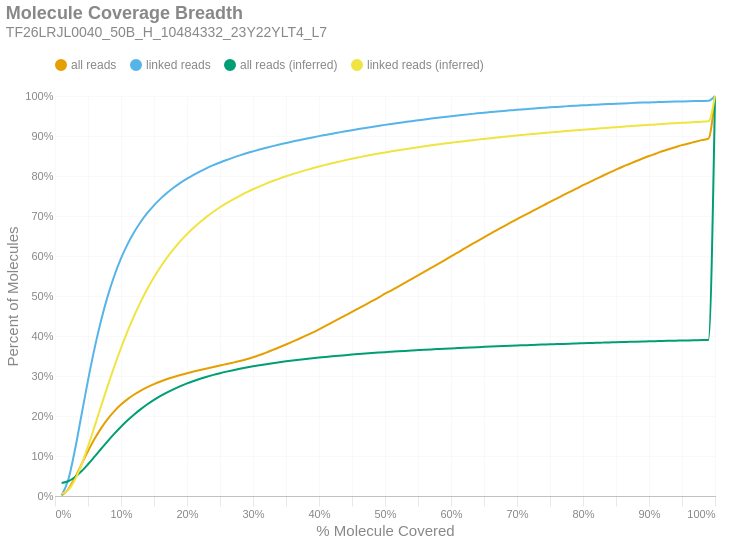

The notebook cell saved with this chart:
### Markdown cell above
### Molecule Read Coverage
This chart shows molecule coverage breadth as computed by the number of bases aligned to that molecule. In other words, "*how much of each unique long molecule is actually sequenced/aligned?*" Keep in mind there is a distinction between sequences and alignments, since some sequences belonging to a particular molecule may not align well and wouldn't appear in the alignment data. This chart also shows molecule coverage breadth as computed by the *inferred fragment* from which the aligned sequences originate. Unlike read coverage, this calculation takes into account the total insert size, including unsequenced gaps between the forward and reverse reads. Like the previous figures, these are cumulative percents.

### Code cell
if SKIPLR:
    print_html(f"Skipped")
else:
    binned_df = consolidated_hist(valids['coverage_bp'], mask, 0.01, True)
    binned_df_inf = consolidated_hist(valids['coverage_inserts'], mask, 0.01, True)
    binned_df = binned_df.with_columns(pl.lit(binned_df_inf['all reads (cumsum)']).alias('all reads (inferred)'))
    binned_df = binned_df.with_columns(pl.lit(binned_df_inf['linked reads (cumsum)']).alias('linked reads (inferred)'))
    binned_df = binned_df.with_columns(
        (pl.col('bin').cast(pl.Float64) + 0.01).alias('right_edge')
    )

    with SafeRender(binned_df):
        (
            density_plot(binned_df, 'Molecule Coverage Breadth', samplename, 'molcov', ['all reads (inferred)','linked reads (inferred)'])
            .encode(
                #x=alt.X('bin:Q', title="% Molecule Covered").axis(format = '%').scale(padding=0),
                x=alt.X('right_edge:Q', title="% Molecule Covered").axis(format='%').scale(padding=0),
                y=alt.Y('value:Q', title='Percent of Molecules')
                    .axis(format='%')
                    .stack(False)
                    .scale(domainMin=0, padding=0),
                color=alt.Color("key:N").scale(domain = ["all reads", "linked reads", "all reads (inferred)", "linked reads (inferred)"]),
                tooltip = [
                    alt.Tooltip("key:N", title = "Data Type"),
                    alt.Tooltip("range_label:N", title="% Molecule Covered"),
                    alt.Tooltip("value:Q", format = ".2%", title="% Molecules")
                ]
            )
        ).display()

### Figure 1 — Vega-Lite specification as saved in the notebook (floating-point values rounded to 4 significant figures)
{"width": "container", "height": 400, "config": {"title": {"anchor": "start", "dy": -15, "fontSize": 18, "color": "#888888", "subtitleColor": "#888888", "subtitleFontSize": 14}, "arc": {"fill": "#0072B2"}, "axis": {"domainColor": "#888888", "domainWidth": 0.5, "gridWidth": 0.2, "grid": false, "titleFontWeight": 400, "titleFontSize": 15, "labelFontSize": 11, "labelColor": "#888888", "tickColor": "#888888", "tickWidth": 0.2, "titleColor": "#888888"}, "axisBand": {"grid": false}, "axisX": {"grid": true, "tickSize": 10, "domainCap": "round"}, "axisY": {"domain": false, "grid": true, "tickSize": 0, "domainCap": "round"}, "background": "transparent", "header": {"labelFontSize": 15, "labelColor": "#888888", "titleFontSize": 15, "titleFontWeight": 600, "titleColor": "#888888"}, "legend": {"labelFont": "sans-serif", "labelFontSize": 12, "labelColor": "#888888", "symbolSize": 100, "symbolType": "circle", "titleFontSize": 12, "titlePadding": 10, "titleColor": "#888888", "title": null, "orient": "top"}, "range": {"category": ["#E69F00", "#56B4E9", "#009E73", "#F0E442", "#0072B2", "#D55E00", "#CC79A7", "#000000"], "diverging": ["#cfe8f3", "#a2d4ec", "#73bfe2", "#46abdb", "#1696d2", "#12719e"]}, "area": {"fill": "#0072B2", "fillOpacity": 0.7, "line": true, "strokeOpacity": 0.7}, "line": {"color": "#0072B2", "stroke": "#0072B2", "strokeWidth": 2}, "trail": {"color": "#0072B2", "stroke": "#0072B2", "strokeWidth": 0, "size": 1}, "point": {"filled": true, "fillOpacity": 1.0, "size": 95}, "text": {"color": "#888888", "fontSize": 11, "align": "right", "fontWeight": 400, "size": 11}, "bar": {"fill": "#0072B2", "stroke": null}, "view": {"stroke": null, "continuousWidth": 660, "continuousHeight": 400}}, "data": {"name": "data-e6aecf6a96a7cdbd6ae096a512fe6d0e"}, "mark": {"type": "line", "interpolate": "monotone", "point": {"opacity": 0, "size": 275}}, "encoding": {"color": {"field": "key", "scale": {"domain": ["all reads", "linked reads", "all reads (inferred)", "linked reads (inferred)"]}, "type": "nominal"}, "tooltip": [{"field": "key", "title": "Data Type", "type": "nominal"}, {"field": "range_label", "title": "% Molecule Covered", "type": "nominal"}, {"field": "value", "format": ".2%", "title": "% Molecules", "type": "quantitative"}], "x": {"axis": {"format": "%"}, "field": "right_edge", "scale": {"padding": 0}, "title": "% Molecule Covered", "type": "quantitative"}, "y": {"axis": {"format": "%"}, "field": "value", "scale": {"domainMin": 0, "padding": 0}, "stack": false, "title": "Percent of Molecules", "type": "quantitative"}}, "params": [{"name": "param_c36ac31b6afebe62", "select": {"type": "point", "fields": ["key"]}, "bind": "legend"}], "title": {"text": "Molecule Coverage Breadth", "subtitle": "TF26LRJL0040_50B_H_10484332_23Y22YLT4_L7"}, "transform": [{"fold": ["all reads (cumsum)", "linked reads (cumsum)", "all reads (inferred)", "linked reads (inferred)"]}, {"calculate": "replace(datum.key, ' (cumsum)', '')", "as": "key"}, {"filter": {"param": "param_c36ac31b6afebe62"}}], "usermeta": {"embedOptions": {"downloadFileName": "TF26LRJL0040_50B_H_10484332_23Y22YLT4_L7.molcov"}}, "$schema": "https://vega.github.io/schema/vega-lite/v6.4.1.json", "datasets": {"data-e6aecf6a96a7cdbd6ae096a512fe6d0e": [{"bin": "0.0", "interval": "0.0-0.01", "all reads": 0.001161, "linked reads": 0.002202, "all reads (cumsum)": 0.001161, "linked reads (cumsum)": 0.002202, "range_label": "0.0-0.01", "all reads (inferred)": 0.03272, "linked reads (inferred)": 0.005309, "right_edge": 0.01}, {"bin": "0.01", "interval": "0.01-0.02", "all reads": 0.01536, "linked reads": 0.03796, "all reads (cumsum)": 0.01652, "linked reads (cumsum)": 0.04016, "range_label": "0.01-0.02", "all reads (inferred)": 0.03683, "linked reads (inferred)": 0.0146, "right_edge": 0.02}, {"bin": "0.02", "interval": "0.02-0.03", "all reads": 0.02859, "linked reads": 0.07347, "all reads (cumsum)": 0.04511, "linked reads (cumsum)": 0.1136, "range_label": "0.02-0.03", "all reads (inferred)": 0.04695, "linked reads (inferred)": 0.04004, "right_edge": 0.03}, {"bin": "0.03", "interval": "0.03-0.04", "all reads": 0.0336, "linked reads": 0.08762, "all reads (cumsum)": 0.07871, "linked reads (cumsum)": 0.2013, "range_label": "0.03-0.04", "all reads (inferred)": 0.06166, "linked reads (inferred)": 0.07797, "right_edge": 0.04}, {"bin": "0.04", "interval": "0.04-0.05", "all reads": 0.03355, "linked reads": 0.08784, "all reads (cumsum)": 0.1123, "linked reads (cumsum)": 0.2891, "range_label": "0.04-0.05", "all reads (inferred)": 0.07936, "linked reads (inferred)": 0.1239, "right_edge": 0.05}, {"bin": "0.05", "interval": "0.05-0.06", "all reads": 0.03068, "linked reads": 0.08052, "all reads (cumsum)": 0.1429, "linked reads (cumsum)": 0.3696, "range_label": "0.05-0.06", "all reads (inferred)": 0.09853, "linked reads (inferred)": 0.1741, "right_edge": 0.06}, {"bin": "0.06", "interval": "0.06-0.07", "all reads": 0.02683, "linked reads": 0.0704, "all reads (cumsum)": 0.1698, "linked reads (cumsum)": 0.44, "range_label": "0.06-0.07", "all reads (inferred)": 0.1182, "linked reads (inferred)": 0.2255, "right_edge": 0.07}, {"bin": "0.07", "interval": "0.07-0.08", "all reads": 0.02299, "linked reads": 0.06035, "all reads (cumsum)": 0.1928, "linked reads (cumsum)": 0.5004, "range_label": "0.07-0.08", "all reads (inferred)": 0.1374, "linked reads (inferred)": 0.276, "right_edge": 0.08}, {"bin": "0.08", "interval": "0.08-0.09", "all reads": 0.01943, "linked reads": 0.05096, "all reads (cumsum)": 0.2122, "linked reads (cumsum)": 0.5513, "range_label": "0.08-0.09", "all reads (inferred)": 0.1558, "linked reads (inferred)": 0.3244, "right_edge": 0.09}, {"bin": "0.09", "interval": "0.09-0.1", "all reads": 0.01628, "linked reads": 0.04264, "all reads (cumsum)": 0.2285, "linked reads (cumsum)": 0.594, "range_label": "0.09-0.1", "all reads (inferred)": 0.1731, "linked reads (inferred)": 0.37, "right_edge": 0.1}, {"bin": "0.1", "interval": "0.1-0.11", "all reads": 0.01367, "linked reads": 0.03574, "all reads (cumsum)": 0.2422, "linked reads (cumsum)": 0.6297, "range_label": "0.1-0.11", "all reads (inferred)": 0.1892, "linked reads (inferred)": 0.4122, "right_edge": 0.11}, {"bin": "0.11", "interval": "0.11-0.12", "all reads": 0.01156, "linked reads": 0.03012, "all reads (cumsum)": 0.2537, "linked reads (cumsum)": 0.6598, "range_label": "0.11-0.12", "all reads (inferred)": 0.2039, "linked reads (inferred)": 0.4508, "right_edge": 0.12}, {"bin": "0.12", "interval": "0.12-0.13", "all reads": 0.009926, "linked reads": 0.02572, "all reads (cumsum)": 0.2636, "linked reads (cumsum)": 0.6855, "range_label": "0.12-0.13", "all reads (inferred)": 0.2172, "linked reads (inferred)": 0.486, "right_edge": 0.13}, {"bin": "0.13", "interval": "0.13-0.14", "all reads": 0.008566, "linked reads": 0.022, "all reads (cumsum)": 0.2722, "linked reads (cumsum)": 0.7075, "range_label": "0.13-0.14", "all reads (inferred)": 0.2293, "linked reads (inferred)": 0.5179, "right_edge": 0.14}, {"bin": "0.14", "interval": "0.14-0.15", "all reads": 0.007517, "linked reads": 0.01914, "all reads (cumsum)": 0.2797, "linked reads (cumsum)": 0.7267, "range_label": "0.14-0.15", "all reads (inferred)": 0.2404, "linked reads (inferred)": 0.5469, "right_edge": 0.15}, {"bin": "0.15", "interval": "0.15-0.16", "all reads": 0.006645, "linked reads": 0.01675, "all reads (cumsum)": 0.2864, "linked reads (cumsum)": 0.7434, "range_label": "0.15-0.16", "all reads (inferred)": 0.2503, "linked reads (inferred)": 0.573, "right_edge": 0.16}, {"bin": "0.16", "interval": "0.16-0.17", "all reads": 0.005951, "linked reads": 0.01481, "all reads (cumsum)": 0.2923, "linked reads (cumsum)": 0.7582, "range_label": "0.16-0.17", "all reads (inferred)": 0.2593, "linked reads (inferred)": 0.5966, "right_edge": 0.17}, {"bin": "0.17", "interval": "0.17-0.18", "all reads": 0.005352, "linked reads": 0.01306, "all reads (cumsum)": 0.2977, "linked reads (cumsum)": 0.7713, "range_label": "0.17-0.18", "all reads (inferred)": 0.2674, "linked reads (inferred)": 0.6178, "right_edge": 0.18}, {"bin": "0.18", "interval": "0.18-0.19", "all reads": 0.004886, "linked reads": 0.01165, "all reads (cumsum)": 0.3026, "linked reads (cumsum)": 0.7829, "range_label": "0.18-0.19", "all reads (inferred)": 0.2747, "linked reads (inferred)": 0.6372, "right_edge": 0.19}, {"bin": "0.19", "interval": "0.19-0.2", "all reads": 0.00448, "linked reads": 0.01045, "all reads (cumsum)": 0.307, "linked reads (cumsum)": 0.7934, "range_label": "0.19-0.2", "all reads (inferred)": 0.2814, "linked reads (inferred)": 0.6547, "right_edge": 0.2}, {"bin": "0.2", "interval": "0.2-0.21", "all reads": 0.004151, "linked reads": 0.009498, "all reads (cumsum)": 0.3112, "linked reads (cumsum)": 0.8029, "range_label": "0.2-0.21", "all reads (inferred)": 0.2875, "linked reads (inferred)": 0.6707, "right_edge": 0.21}, {"bin": "0.21", "interval": "0.21-0.22", "all reads": 0.003922, "linked reads": 0.008618, "all reads (cumsum)": 0.3151, "linked reads (cumsum)": 0.8115, "range_label": "0.21-0.22", "all reads (inferred)": 0.293, "linked reads (inferred)": 0.6851, "right_edge": 0.22}, {"bin": "0.22", "interval": "0.22-0.23", "all reads": 0.00385, "linked reads": 0.008123, "all reads (cumsum)": 0.319, "linked reads (cumsum)": 0.8196, "range_label": "0.22-0.23", "all reads (inferred)": 0.2981, "linked reads (inferred)": 0.6984, "right_edge": 0.23}, {"bin": "0.23", "interval": "0.23-0.24", "all reads": 0.003707, "linked reads": 0.007355, "all reads (cumsum)": 0.3227, "linked reads (cumsum)": 0.827, "range_label": "0.23-0.24", "all reads (inferred)": 0.3027, "linked reads (inferred)": 0.7106, "right_edge": 0.24}, {"bin": "0.24", "interval": "0.24-0.25", "all reads": 0.003602, "linked reads": 0.006835, "all reads (cumsum)": 0.3263, "linked reads (cumsum)": 0.8338, "range_label": "0.24-0.25", "all reads (inferred)": 0.3071, "linked reads (inferred)": 0.7219, "right_edge": 0.25}, {"bin": "0.25", "interval": "0.25-0.26", "all reads": 0.003511, "linked reads": 0.006302, "all reads (cumsum)": 0.3298, "linked reads (cumsum)": 0.8401, "range_label": "0.25-0.26", "all reads (inferred)": 0.311, "linked reads (inferred)": 0.7321, "right_edge": 0.26}, {"bin": "0.26", "interval": "0.26-0.27", "all reads": 0.003691, "linked reads": 0.005899, "all reads (cumsum)": 0.3335, "linked reads (cumsum)": 0.846, "range_label": "0.26-0.27", "all reads (inferred)": 0.3146, "linked reads (inferred)": 0.7417, "right_edge": 0.27}, {"bin": "0.27", "interval": "0.27-0.28", "all reads": 0.004056, "linked reads": 0.005568, "all reads (cumsum)": 0.3375, "linked reads (cumsum)": 0.8516, "range_label": "0.27-0.28", "all reads (inferred)": 0.318, "linked reads (inferred)": 0.7506, "right_edge": 0.28}, {"bin": "0.28", "interval": "0.28-0.29", "all reads": 0.004443, "linked reads": 0.0052, "all reads (cumsum)": 0.342, "linked reads (cumsum)": 0.8568, "range_label": "0.28-0.29", "all reads (inferred)": 0.3212, "linked reads (inferred)": 0.7589, "right_edge": 0.29}, {"bin": "0.29", "interval": "0.29-0.3", "all reads": 0.004879, "linked reads": 0.004771, "all reads (cumsum)": 0.3469, "linked reads (cumsum)": 0.8616, "range_label": "0.29-0.3", "all reads (inferred)": 0.3242, "linked reads (inferred)": 0.7668, "right_edge": 0.3}, {"bin": "0.3", "interval": "0.3-0.31", "all reads": 0.005561, "linked reads": 0.004586, "all reads (cumsum)": 0.3524, "linked reads (cumsum)": 0.8662, "range_label": "0.3-0.31", "all reads (inferred)": 0.327, "linked reads (inferred)": 0.7741, "right_edge": 0.31}, {"bin": "0.31", "interval": "0.31-0.32", "all reads": 0.006157, "linked reads": 0.004366, "all reads (cumsum)": 0.3586, "linked reads (cumsum)": 0.8705, "range_label": "0.31-0.32", "all reads (inferred)": 0.3296, "linked reads (inferred)": 0.7809, "right_edge": 0.32}, {"bin": "0.32", "interval": "0.32-0.33", "all reads": 0.006567, "linked reads": 0.004227, "all reads (cumsum)": 0.3651, "linked reads (cumsum)": 0.8748, "range_label": "0.32-0.33", "all reads (inferred)": 0.3321, "linked reads (inferred)": 0.7874, "right_edge": 0.33}, {"bin": "0.33", "interval": "0.33-0.34", "all reads": 0.006668, "linked reads": 0.003939, "all reads (cumsum)": 0.3718, "linked reads (cumsum)": 0.8787, "range_label": "0.33-0.34", "all reads (inferred)": 0.3344, "linked reads (inferred)": 0.7934, "right_edge": 0.34}, {"bin": "0.34", "interval": "0.34-0.35", "all reads": 0.006975, "linked reads": 0.003772, "all reads (cumsum)": 0.3788, "linked reads (cumsum)": 0.8825, "range_label": "0.34-0.35", "all reads (inferred)": 0.3367, "linked reads (inferred)": 0.7992, "right_edge": 0.35}, {"bin": "0.35", "interval": "0.35-0.36", "all reads": 0.007151, "linked reads": 0.003678, "all reads (cumsum)": 0.3859, "linked reads (cumsum)": 0.8861, "range_label": "0.35-0.36", "all reads (inferred)": 0.3387, "linked reads (inferred)": 0.8047, "right_edge": 0.36}, {"bin": "0.36", "interval": "0.36-0.37", "all reads": 0.007248, "linked reads": 0.003467, "all reads (cumsum)": 0.3932, "linked reads (cumsum)": 0.8896, "range_label": "0.36-0.37", "all reads (inferred)": 0.3407, "linked reads (inferred)": 0.8098, "right_edge": 0.37}, {"bin": "0.37", "interval": "0.37-0.38", "all reads": 0.007542, "linked reads": 0.003457, "all reads (cumsum)": 0.4007, "linked reads (cumsum)": 0.8931, "range_label": "0.37-0.38", "all reads (inferred)": 0.3426, "linked reads (inferred)": 0.8147, "right_edge": 0.38}, {"bin": "0.38", "interval": "0.38-0.39", "all reads": 0.007822, "linked reads": 0.003369, "all reads (cumsum)": 0.4085, "linked reads (cumsum)": 0.8964, "range_label": "0.38-0.39", "all reads (inferred)": 0.3444, "linked reads (inferred)": 0.8192, "right_edge": 0.39}, {"bin": "0.39", "interval": "0.39-0.4", "all reads": 0.008201, "linked reads": 0.00322, "all reads (cumsum)": 0.4167, "linked reads (cumsum)": 0.8997, "range_label": "0.39-0.4", "all reads (inferred)": 0.3461, "linked reads (inferred)": 0.8237, "right_edge": 0.4}, {"bin": "0.4", "interval": "0.4-0.41", "all reads": 0.008415, "linked reads": 0.003095, "all reads (cumsum)": 0.4252, "linked reads (cumsum)": 0.9027, "range_label": "0.4-0.41", "all reads (inferred)": 0.3477, "linked reads (inferred)": 0.8278, "right_edge": 0.41}, {"bin": "0.41", "interval": "0.41-0.42", "all reads": 0.008824, "linked reads": 0.003106, "all reads (cumsum)": 0.434, "linked reads (cumsum)": 0.9059, "range_label": "0.41-0.42", "all reads (inferred)": 0.3492, "linked reads (inferred)": 0.8319, "right_edge": 0.42}, {"bin": "0.42", "interval": "0.42-0.43", "all reads": 0.00881, "linked reads": 0.002921, "all reads (cumsum)": 0.4428, "linked reads (cumsum)": 0.9088, "range_label": "0.42-0.43", "all reads (inferred)": 0.3507, "linked reads (inferred)": 0.8358, "right_edge": 0.43}, {"bin": "0.43", "interval": "0.43-0.44", "all reads": 0.008715, "linked reads": 0.002895, "all reads (cumsum)": 0.4515, "linked reads (cumsum)": 0.9117, "range_label": "0.43-0.44", "all reads (inferred)": 0.3522, "linked reads (inferred)": 0.8395, "right_edge": 0.44}, {"bin": "0.44", "interval": "0.44-0.45", "all reads": 0.008755, "linked reads": 0.002832, "all reads (cumsum)": 0.4603, "linked reads (cumsum)": 0.9145, "range_label": "0.44-0.45", "all reads (inferred)": 0.3535, "linked reads (inferred)": 0.8431, "right_edge": 0.45}, {"bin": "0.45", "interval": "0.45-0.46", "all reads": 0.008873, "linked reads": 0.002779, "all reads (cumsum)": 0.4691, "linked reads (cumsum)": 0.9173, "range_label": "0.45-0.46", "all reads (inferred)": 0.3549, "linked reads (inferred)": 0.8465, "right_edge": 0.46}, {"bin": "0.46", "interval": "0.46-0.47", "all reads": 0.008864, "linked reads": 0.002732, "all reads (cumsum)": 0.478, "linked reads (cumsum)": 0.92, "range_label": "0.46-0.47", "all reads (inferred)": 0.3561, "linked reads (inferred)": 0.8498, "right_edge": 0.47}, {"bin": "0.47", "interval": "0.47-0.48", "all reads": 0.009052, "linked reads": 0.002654, "all reads (cumsum)": 0.4871, "linked reads (cumsum)": 0.9227, "range_label": "0.47-0.48", "all reads (inferred)": 0.3574, "linked reads (inferred)": 0.853, "right_edge": 0.48}, {"bin": "0.48", "interval": "0.48-0.49", "all reads": 0.008754, "linked reads": 0.002566, "all reads (cumsum)": 0.4958, "linked reads (cumsum)": 0.9252, "range_label": "0.48-0.49", "all reads (inferred)": 0.3585, "linked reads (inferred)": 0.856, "right_edge": 0.49}, {"bin": "0.49", "interval": "0.49-0.5", "all reads": 0.009838, "linked reads": 0.002566, "all reads (cumsum)": 0.5056, "linked reads (cumsum)": 0.9278, "range_label": "0.49-0.5", "all reads (inferred)": 0.3597, "linked reads (inferred)": 0.859, "right_edge": 0.5}, {"bin": "0.5", "interval": "0.5-0.51", "all reads": 0.00852, "linked reads": 0.00235, "all reads (cumsum)": 0.5142, "linked reads (cumsum)": 0.9302, "range_label": "0.5-0.51", "all reads (inferred)": 0.3607, "linked reads (inferred)": 0.8617, "right_edge": 0.51}, {"bin": "0.51", "interval": "0.51-0.52", "all reads": 0.009522, "linked reads": 0.002407, "all reads (cumsum)": 0.5237, "linked reads (cumsum)": 0.9326, "range_label": "0.51-0.52", "all reads (inferred)": 0.3618, "linked reads (inferred)": 0.8645, "right_edge": 0.52}, {"bin": "0.52", "interval": "0.52-0.53", "all reads": 0.009197, "linked reads": 0.002303, "all reads (cumsum)": 0.5329, "linked reads (cumsum)": 0.9349, "range_label": "0.52-0.53", "all reads (inferred)": 0.3628, "linked reads (inferred)": 0.867, "right_edge": 0.53}, {"bin": "0.53", "interval": "0.53-0.54", "all reads": 0.009426, "linked reads": 0.002276, "all reads (cumsum)": 0.5423, "linked reads (cumsum)": 0.9371, "range_label": "0.53-0.54", "all reads (inferred)": 0.3638, "linked reads (inferred)": 0.8696, "right_edge": 0.54}, {"bin": "0.54", "interval": "0.54-0.55", "all reads": 0.009234, "linked reads": 0.002153, "all reads (cumsum)": 0.5515, "linked reads (cumsum)": 0.9393, "range_label": "0.54-0.55", "all reads (inferred)": 0.3647, "linked reads (inferred)": 0.872, "right_edge": 0.55}, {"bin": "0.55", "interval": "0.55-0.56", "all reads": 0.009507, "linked reads": 0.002134, "all reads (cumsum)": 0.5611, "linked reads (cumsum)": 0.9414, "range_label": "0.55-0.56", "all reads (inferred)": 0.3657, "linked reads (inferred)": 0.8744, "right_edge": 0.56}, {"bin": "0.56", "interval": "0.56-0.57", "all reads": 0.009313, "linked reads": 0.002079, "all reads (cumsum)": 0.5704, "linked reads (cumsum)": 0.9435, "range_label": "0.56-0.57", "all reads (inferred)": 0.3666, "linked reads (inferred)": 0.8767, "right_edge": 0.57}, {"bin": "0.57", "interval": "0.57-0.58", "all reads": 0.00923, "linked reads": 0.002066, "all reads (cumsum)": 0.5796, "linked reads (cumsum)": 0.9456, "range_label": "0.57-0.58", "all reads (inferred)": 0.3674, "linked reads (inferred)": 0.8789, "right_edge": 0.58}, {"bin": "0.58", "interval": "0.58-0.59", "all reads": 0.009484, "linked reads": 0.001955, "all reads (cumsum)": 0.5891, "linked reads (cumsum)": 0.9475, "range_label": "0.58-0.59", "all reads (inferred)": 0.3683, "linked reads (inferred)": 0.8811, "right_edge": 0.59}, {"bin": "0.59", "interval": "0.59-0.6", "all reads": 0.009792, "linked reads": 0.001971, "all reads (cumsum)": 0.5989, "linked reads (cumsum)": 0.9495, "range_label": "0.59-0.6", "all reads (inferred)": 0.3691, "linked reads (inferred)": 0.8831, "right_edge": 0.6}, {"bin": "0.6", "interval": "0.6-0.61", "all reads": 0.009433, "linked reads": 0.001864, "all reads (cumsum)": 0.6083, "linked reads (cumsum)": 0.9514, "range_label": "0.6-0.61", "all reads (inferred)": 0.3698, "linked reads (inferred)": 0.8851, "right_edge": 0.61}, {"bin": "0.61", "interval": "0.61-0.62", "all reads": 0.009925, "linked reads": 0.001797, "all reads (cumsum)": 0.6182, "linked reads (cumsum)": 0.9532, "range_label": "0.61-0.62", "all reads (inferred)": 0.3706, "linked reads (inferred)": 0.8871, "right_edge": 0.62}, {"bin": "0.62", "interval": "0.62-0.63", "all reads": 0.00958, "linked reads": 0.001729, "all reads (cumsum)": 0.6278, "linked reads (cumsum)": 0.9549, "range_label": "0.62-0.63", "all reads (inferred)": 0.3714, "linked reads (inferred)": 0.889, "right_edge": 0.63}, {"bin": "0.63", "interval": "0.63-0.64", "all reads": 0.009484, "linked reads": 0.001706, "all reads (cumsum)": 0.6373, "linked reads (cumsum)": 0.9566, "range_label": "0.63-0.64", "all reads (inferred)": 0.3721, "linked reads (inferred)": 0.8909, "right_edge": 0.64}, {"bin": "0.64", "interval": "0.64-0.65", "all reads": 0.009249, "linked reads": 0.001588, "all reads (cumsum)": 0.6465, "linked reads (cumsum)": 0.9582, "range_label": "0.64-0.65", "all reads (inferred)": 0.3728, "linked reads (inferred)": 0.8928, "right_edge": 0.65}, {"bin": "0.65", "interval": "0.65-0.66", "all reads": 0.009563, "linked reads": 0.001635, "all reads (cumsum)": 0.6561, "linked reads (cumsum)": 0.9598, "range_label": "0.65-0.66", "all reads (inferred)": 0.3735, "linked reads (inferred)": 0.8946, "right_edge": 0.66}, {"bin": "0.66", "interval": "0.66-0.67", "all reads": 0.008991, "linked reads": 0.001469, "all reads (cumsum)": 0.6651, "linked reads (cumsum)": 0.9613, "range_label": "0.66-0.67", "all reads (inferred)": 0.3742, "linked reads (inferred)": 0.8963, "right_edge": 0.67}, {"bin": "0.67", "interval": "0.67-0.68", "all reads": 0.009188, "linked reads": 0.001494, "all reads (cumsum)": 0.6743, "linked reads (cumsum)": 0.9628, "range_label": "0.67-0.68", "all reads (inferred)": 0.3749, "linked reads (inferred)": 0.898, "right_edge": 0.68}, {"bin": "0.68", "interval": "0.68-0.69", "all reads": 0.008921, "linked reads": 0.001372, "all reads (cumsum)": 0.6832, "linked reads (cumsum)": 0.9641, "range_label": "0.68-0.69", "all reads (inferred)": 0.3756, "linked reads (inferred)": 0.8996, "right_edge": 0.69}, {"bin": "0.69", "interval": "0.69-0.7", "all reads": 0.008975, "linked reads": 0.001386, "all reads (cumsum)": 0.6922, "linked reads (cumsum)": 0.9655, "range_label": "0.69-0.7", "all reads (inferred)": 0.3762, "linked reads (inferred)": 0.9013, "right_edge": 0.7}, {"bin": "0.7", "interval": "0.7-0.71", "all reads": 0.008571, "linked reads": 0.00128, "all reads (cumsum)": 0.7008, "linked reads (cumsum)": 0.9668, "range_label": "0.7-0.71", "all reads (inferred)": 0.3768, "linked reads (inferred)": 0.9028, "right_edge": 0.71}, {"bin": "0.71", "interval": "0.71-0.72", "all reads": 0.008582, "linked reads": 0.001266, "all reads (cumsum)": 0.7093, "linked reads (cumsum)": 0.9681, "range_label": "0.71-0.72", "all reads (inferred)": 0.3774, "linked reads (inferred)": 0.9044, "right_edge": 0.72}, {"bin": "0.72", "interval": "0.72-0.73", "all reads": 0.00876, "linked reads": 0.001187, "all reads (cumsum)": 0.7181, "linked reads (cumsum)": 0.9693, "range_label": "0.72-0.73", "all reads (inferred)": 0.378, "linked reads (inferred)": 0.9059, "right_edge": 0.73}, {"bin": "0.73", "interval": "0.73-0.74", "all reads": 0.008484, "linked reads": 0.001197, "all reads (cumsum)": 0.7266, "linked reads (cumsum)": 0.9705, "range_label": "0.73-0.74", "all reads (inferred)": 0.3786, "linked reads (inferred)": 0.9074, "right_edge": 0.74}, {"bin": "0.74", "interval": "0.74-0.75", "all reads": 0.008842, "linked reads": 0.001173, "all reads (cumsum)": 0.7354, "linked reads (cumsum)": 0.9716, "range_label": "0.74-0.75", "all reads (inferred)": 0.3792, "linked reads (inferred)": 0.9089, "right_edge": 0.75}, {"bin": "0.75", "interval": "0.75-0.76", "all reads": 0.008225, "linked reads": 0.001044, "all reads (cumsum)": 0.7436, "linked reads (cumsum)": 0.9727, "range_label": "0.75-0.76", "all reads (inferred)": 0.3797, "linked reads (inferred)": 0.9103, "right_edge": 0.76}, {"bin": "0.76", "interval": "0.76-0.77", "all reads": 0.008394, "linked reads": 0.001028, "all reads (cumsum)": 0.752, "linked reads (cumsum)": 0.9737, "range_label": "0.76-0.77", "all reads (inferred)": 0.3803, "linked reads (inferred)": 0.9117, "right_edge": 0.77}, {"bin": "0.77", "interval": "0.77-0.78", "all reads": 0.008266, "linked reads": 0.001027, "all reads (cumsum)": 0.7603, "linked reads (cumsum)": 0.9747, "range_label": "0.77-0.78", "all reads (inferred)": 0.3808, "linked reads (inferred)": 0.9131, "right_edge": 0.78}, {"bin": "0.78", "interval": "0.78-0.79", "all reads": 0.008131, "linked reads": 0.0009463, "all reads (cumsum)": 0.7684, "linked reads (cumsum)": 0.9757, "range_label": "0.78-0.79", "all reads (inferred)": 0.3814, "linked reads (inferred)": 0.9144, "right_edge": 0.79}, {"bin": "0.79", "interval": "0.79-0.8", "all reads": 0.008562, "linked reads": 0.0009473, "all reads (cumsum)": 0.777, "linked reads (cumsum)": 0.9766, "range_label": "0.79-0.8", "all reads (inferred)": 0.3819, "linked reads (inferred)": 0.9157, "right_edge": 0.8}, {"bin": "0.8", "interval": "0.8-0.81", "all reads": 0.00784, "linked reads": 0.0008854, "all reads (cumsum)": 0.7848, "linked reads (cumsum)": 0.9775, "range_label": "0.8-0.81", "all reads (inferred)": 0.3824, "linked reads (inferred)": 0.917, "right_edge": 0.81}, {"bin": "0.81", "interval": "0.81-0.82", "all reads": 0.007847, "linked reads": 0.0009102, "all reads (cumsum)": 0.7927, "linked reads (cumsum)": 0.9784, "range_label": "0.81-0.82", "all reads (inferred)": 0.3829, "linked reads (inferred)": 0.9183, "right_edge": 0.82}, {"bin": "0.82", "interval": "0.82-0.83", "all reads": 0.007972, "linked reads": 0.0008376, "all reads (cumsum)": 0.8007, "linked reads (cumsum)": 0.9793, "range_label": "0.82-0.83", "all reads (inferred)": 0.3834, "linked reads (inferred)": 0.9196, "right_edge": 0.83}, {"bin": "0.83", "interval": "0.83-0.84", "all reads": 0.007701, "linked reads": 0.0007902, "all reads (cumsum)": 0.8084, "linked reads (cumsum)": 0.9801, "range_label": "0.83-0.84", "all reads (inferred)": 0.3839, "linked reads (inferred)": 0.9209, "right_edge": 0.84}, {"bin": "0.84", "interval": "0.84-0.85", "all reads": 0.007398, "linked reads": 0.0007735, "all reads (cumsum)": 0.8158, "linked reads (cumsum)": 0.9808, "range_label": "0.84-0.85", "all reads (inferred)": 0.3844, "linked reads (inferred)": 0.9221, "right_edge": 0.85}, {"bin": "0.85", "interval": "0.85-0.86", "all reads": 0.007282, "linked reads": 0.0007013, "all reads (cumsum)": 0.823, "linked reads (cumsum)": 0.9815, "range_label": "0.85-0.86", "all reads (inferred)": 0.3849, "linked reads (inferred)": 0.9233, "right_edge": 0.86}, {"bin": "0.86", "interval": "0.86-0.87", "all reads": 0.006932, "linked reads": 0.0006603, "all reads (cumsum)": 0.83, "linked reads (cumsum)": 0.9822, "range_label": "0.86-0.87", "all reads (inferred)": 0.3854, "linked reads (inferred)": 0.9245, "right_edge": 0.87}, {"bin": "0.87", "interval": "0.87-0.88", "all reads": 0.006939, "linked reads": 0.0006435, "all reads (cumsum)": 0.8369, "linked reads (cumsum)": 0.9828, "range_label": "0.87-0.88", "all reads (inferred)": 0.3858, "linked reads (inferred)": 0.9257, "right_edge": 0.88}, {"bin": "0.88", "interval": "0.88-0.89", "all reads": 0.006575, "linked reads": 0.0006136, "all reads (cumsum)": 0.8435, "linked reads (cumsum)": 0.9834, "range_label": "0.88-0.89", "all reads (inferred)": 0.3863, "linked reads (inferred)": 0.9268, "right_edge": 0.89}, {"bin": "0.89", "interval": "0.89-0.9", "all reads": 0.006409, "linked reads": 0.0005974, "all reads (cumsum)": 0.8499, "linked reads (cumsum)": 0.984, "range_label": "0.89-0.9", "all reads (inferred)": 0.3867, "linked reads (inferred)": 0.9279, "right_edge": 0.9}, {"bin": "0.9", "interval": "0.9-0.91", "all reads": 0.00576, "linked reads": 0.0005114, "all reads (cumsum)": 0.8557, "linked reads (cumsum)": 0.9846, "range_label": "0.9-0.91", "all reads (inferred)": 0.3871, "linked reads (inferred)": 0.9289, "right_edge": 0.91}, {"bin": "0.91", "interval": "0.91-0.92", "all reads": 0.006226, "linked reads": 0.0005323, "all reads (cumsum)": 0.8619, "linked reads (cumsum)": 0.9851, "range_label": "0.91-0.92", "all reads (inferred)": 0.3875, "linked reads (inferred)": 0.93, "right_edge": 0.92}, {"bin": "0.92", "interval": "0.92-0.93", "all reads": 0.004971, "linked reads": 0.0004968, "all reads (cumsum)": 0.8669, "linked reads (cumsum)": 0.9856, "range_label": "0.92-0.93", "all reads (inferred)": 0.3879, "linked reads (inferred)": 0.931, "right_edge": 0.93}, {"bin": "0.93", "interval": "0.93-0.94", "all reads": 0.005171, "linked reads": 0.0004746, "all reads (cumsum)": 0.872, "linked reads (cumsum)": 0.9861, "range_label": "0.93-0.94", "all reads (inferred)": 0.3883, "linked reads (inferred)": 0.932, "right_edge": 0.94}, {"bin": "0.94", "interval": "0.94-0.95", "all reads": 0.005098, "linked reads": 0.0004398, "all reads (cumsum)": 0.8771, "linked reads (cumsum)": 0.9865, "range_label": "0.94-0.95", "all reads (inferred)": 0.3887, "linked reads (inferred)": 0.9329, "right_edge": 0.95}, {"bin": "0.95", "interval": "0.95-0.96", "all reads": 0.004075, "linked reads": 0.0004266, "all reads (cumsum)": 0.8812, "linked reads (cumsum)": 0.9869, "range_label": "0.95-0.96", "all reads (inferred)": 0.3891, "linked reads (inferred)": 0.9338, "right_edge": 0.96}, {"bin": "0.96", "interval": "0.96-0.97", "all reads": 0.004354, "linked reads": 0.0003846, "all reads (cumsum)": 0.8855, "linked reads (cumsum)": 0.9873, "range_label": "0.96-0.97", "all reads (inferred)": 0.3894, "linked reads (inferred)": 0.9348, "right_edge": 0.97}, {"bin": "0.97", "interval": "0.97-0.98", "all reads": 0.004088, "linked reads": 0.000346, "all reads (cumsum)": 0.8896, "linked reads (cumsum)": 0.9877, "range_label": "0.97-0.98", "all reads (inferred)": 0.3898, "linked reads (inferred)": 0.9357, "right_edge": 0.98}, {"bin": "0.98", "interval": "0.98-0.99", "all reads": 0.003702, "linked reads": 0.0003795, "all reads (cumsum)": 0.8933, "linked reads (cumsum)": 0.988, "range_label": "0.98-0.99", "all reads (inferred)": 0.3902, "linked reads (inferred)": 0.9367, "right_edge": 0.99}, {"bin": "0.99", "interval": "0.99-1.0", "all reads": 0.1067, "linked reads": 0.01197, "all reads (cumsum)": 1.0, "linked reads (cumsum)": 1.0, "range_label": "0.99-1.0", "all reads (inferred)": 1.0, "linked reads (inferred)": 1.0, "right_edge": 1.0}]}}
